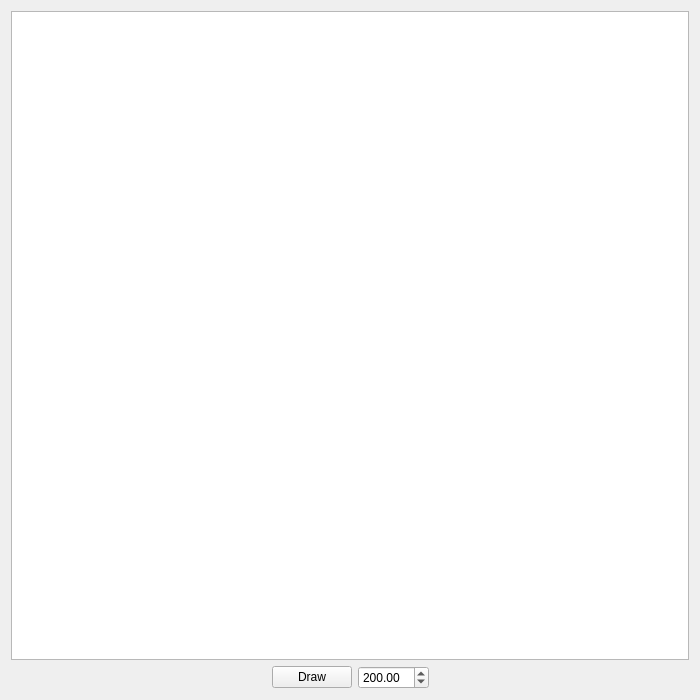
<?xml version="1.0" encoding="UTF-8"?>
<ui version="4.0">
 <class>MainWindow</class>
 <widget class="QMainWindow" name="MainWindow">
  <property name="geometry">
   <rect>
    <x>0</x>
    <y>0</y>
    <width>700</width>
    <height>700</height>
   </rect>
  </property>
  <property name="windowTitle">
   <string>Draw Circle</string>
  </property>
  <widget class="QWidget" name="centralWidget">
   <layout class="QVBoxLayout" name="verticalLayout">
    <item>
     <widget class="QGraphicsView" name="graphicsView"/>
    </item>
    <item>
     <layout class="QHBoxLayout" name="horizontalLayout">
      <item>
       <spacer name="horizontalSpacer">
        <property name="orientation">
         <enum>Qt::Horizontal</enum>
        </property>
        <property name="sizeHint" stdset="0">
         <size>
          <width>40</width>
          <height>20</height>
         </size>
        </property>
       </spacer>
      </item>
      <item>
       <widget class="QPushButton" name="pushButton">
        <property name="text">
         <string>Draw</string>
        </property>
       </widget>
      </item>
      <item>
       <widget class="QDoubleSpinBox" name="doubleSpinBox">
        <property name="maximum">
         <double>1000.000000000000000</double>
        </property>
        <property name="value">
         <double>200.000000000000000</double>
        </property>
       </widget>
      </item>
      <item>
       <spacer name="horizontalSpacer_2">
        <property name="orientation">
         <enum>Qt::Horizontal</enum>
        </property>
        <property name="sizeHint" stdset="0">
         <size>
          <width>40</width>
          <height>20</height>
         </size>
        </property>
       </spacer>
      </item>
     </layout>
    </item>
   </layout>
  </widget>
 </widget>
 <layoutdefault spacing="6" margin="11"/>
 <resources/>
 <connections/>
</ui>
